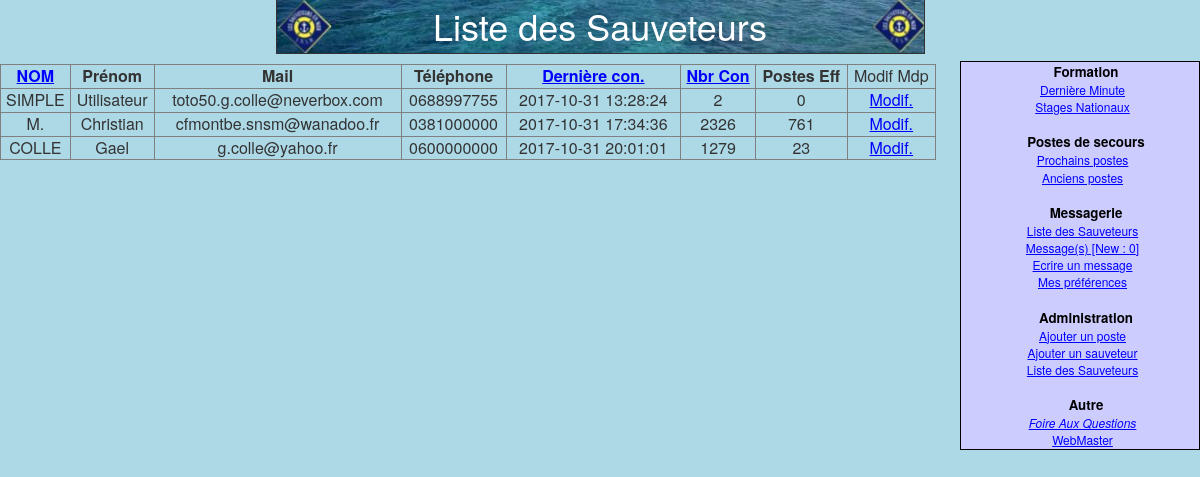
The page /listeSauveteur.php?order=1&asc=1 (signed in) on the database its author committed.
### tables this page shows
CREATE TABLE IF NOT EXISTS `sauveteur` (
    `id` int(11) NOT NULL AUTO_INCREMENT,
    `nom` varchar(20) NOT NULL DEFAULT '',
    `prenom` varchar(20) NOT NULL DEFAULT '',
    `mail` varchar(50) NOT NULL DEFAULT '',
    `telephone` varchar(15) NOT NULL DEFAULT '',
    `admin` int(11) NOT NULL DEFAULT '0',
    `password` varchar(50) NOT NULL DEFAULT '',
    `datederVisite` datetime NOT NULL DEFAULT '0000-00-00 00:00:00',
    `nbVisites` int(11) NOT NULL DEFAULT '0',
    `envoieCopy` char(1) NOT NULL DEFAULT '0',
    `lienAvatar` varchar(150) NOT NULL DEFAULT '',
    `nbPhoto` int(11) NOT NULL DEFAULT '0',
    `dateAvantderVisite` datetime NOT NULL DEFAULT '0000-00-00 00:00:00',
    `actif` int(11) NOT NULL DEFAULT '1',
    PRIMARY KEY (`id`)
  );

### listeSauveteur.php (the view, shortened to what this page needs)
<?php
include('menu.php');
if (isset($_SESSION['id'])) {
	$idSession=$_SESSION['id'];
	$link=connectDB();
	$queryAdmin=mysqli_query($link,"SELECT admin FROM sauveteur WHERE id=$idSession") or die("Select queryAdmin failed");
	$rowAdmin=mysqli_fetch_row($queryAdmin);
	if ($rowAdmin[0]==2 || $rowAdmin[0]==1) {
?>
<!DOCTYPE html PUBLIC "-//W3C//DTD XHTML 1.0 Strict//EN" "http://www.w3.org/TR/xhtml1/DTD/xhtml1-strict.dtd">
<head>
<html xmlns="http://www.w3.org/1999/xhtml" xml:lang="fr" lang="fr">
<link rel="stylesheet" href="https://maxcdn.bootstrapcdn.com/bootstrap/3.3.7/css/bootstrap.min.css">
<link rel="stylesheet" href="css/master.css">
<link rel="stylesheet" href="feuille1.css" type="text/css" />
</head>
<body>
<center>
<div id="header">
Liste des Sauveteurs
</div>
</center>
</body>
<?php
	if(!$asc || $asc=="none" || $asc==0){
		$sens="ASC";
	} else{
		$sens="DESC";
	}
	$order=$_GET['order'];
	if($order==1){
		$querySauveteur=mysqli_query($link,"SELECT * FROM sauveteur ORDER BY `datederVisite` $sens") or die("Select sauveteur failed");
	}
	if($asc==0){
		$invasc=1;
	} else {
		$invasc=0;
	}
	echo "<table border=1 id=\"container\">\n";
	echo "<tr><td><b><a href=\"./listeSauveteur.php?asc=$invasc\">NOM</a></b></td><td><b>Prénom</b></td>";
	echo "<td><b>Mail</b></td><td><b>Téléphone</b></td><td><b><a href=\"./listeSauveteur.php?order=1&asc=$invasc\">Dernière con.</a></b></td>";
	echo "<td><b><a href=\"./listeSauveteur.php?order=2&asc=$invasc\">Nbr Con</a></b></td><td><b>Postes Eff</b></td><td>Modif Mdp</td></tr>\n";
	while($rowSauveteur=mysqli_fetch_row($querySauveteur)) {
		echo "<tr><td>\n";
		$queryNbParticipation=mysqli_query($link,"SELECT COUNT( * ) FROM `participe`WHERE id_sauveteur=$rowSauveteur[0]");
		$rowNbParticipation=mysqli_fetch_row($queryNbParticipation);
		echo "$rowSauveteur[1]</td><td>$rowSauveteur[2]</td><td>$rowSauveteur[3]</td><td>$rowSauveteur[4]</td><td>$rowSauveteur[7]</td><td>$rowSauveteur[8]</td><td>$rowNbParticipation[0]<td><a href=\"./modifieMdp.php?idSauveteur=$rowSauveteur[0]&nomSauveteur=$rowSauveteur[1]&prenomSauveteur=$rowSauveteur[2]\">Modif.</a></td>";
		echo "</td></tr>\n";
	}
	echo "<table>\n";
?>
</body>
</html>
<?php
} else {
?>
	<body>
		<center><div id="header">Opération non autorisée</div></center>
	</body>
<?php
  }
} else {
?>
	<body>
		<center><div id="header">Opération non autorisée</div></center>
	</body>
<?php
}
?>

### css/master.css (style rules this page uses)
body { background-color: lightblue; text-align: center; }

### feuille1.css (style rules this page uses)
body { font-size: 12pt; }
a:link { color:blue; text-decoration:underline; }
#container { float: left; margin-top: 10px; width: 78%; }
#header { border-bottom: 1px solid #333333; border-left: 1px solid #333333; border-right: 1px solid #333333; background: #ccccff; top: 0; left: auto; right: auto; font-size: 36px; color: white; text-align: center; width: 649px; height: 54px; background-image:url(fond1.jpg); background-repeat:no-repeat; }

### rows shown on the page
sauveteur: nom "SIMPLE", prenom "Utilisateur", mail "toto50.g.colle@neverbox.com", telephone "0688997755", datederVisite "2017-10-31 13:28:24", nbVisites "2", rowNbParticipation "0"
sauveteur: nom "M.", prenom "Christian", mail "cfmontbe.snsm@wanadoo.fr", telephone "0381000000", datederVisite "2017-10-31 17:34:36", nbVisites "2326", rowNbParticipation "761"
sauveteur: nom "COLLE", prenom "Gael", mail "g.colle@yahoo.fr", telephone "0600000000", datederVisite "2017-10-31 20:01:01", nbVisites "1279", rowNbParticipation "23"

### other values the page prints
$nbMessage "0"
